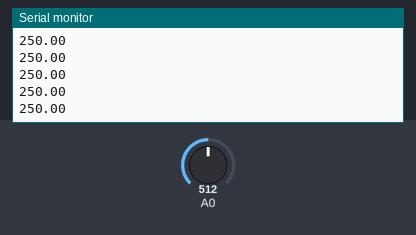
This sketch was run on a simulated Arduino Uno, built with avr-gcc and run on an emulated ATmega328P. Parts: the last lines printed to the serial monitor. Inputs (shaded band) come from the test bench; at power-on: A0 = 512.

Above: at 1.2 s.
1.3 s: A0 set to 716
At 1.9 s:
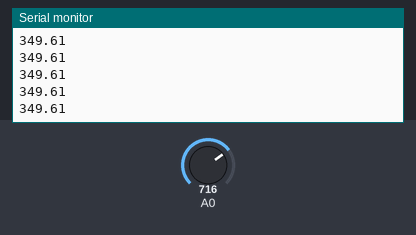
2.8 s: A0 set to 900
At 3.5 s:
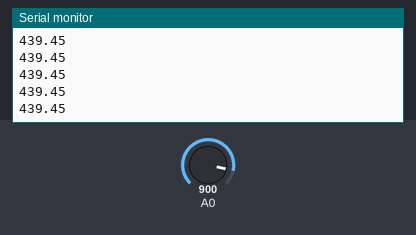
Timing chart, 0 to 5.8 s (numbered marks = the images above; inputs shaded):
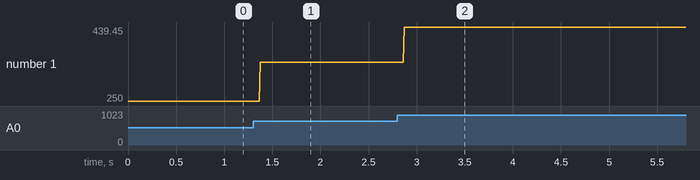

The sketch:

Temperature_sensor.ino
```cpp
void setup() {
  Serial.begin (9600);  // Open USB port
}

void loop() {
  // put your main code here, to run repeatedly:
  float temp = 0;
  temp = (5.0*analogRead(0) *100.0) / 1024 ;/*Equation to approximately convert analog reading into actual Temperature*/
  Serial.println(temp); //Print temp to serial monitor
}
```

Measured:
- after the input at 1.3 s, the serial monitor: prints a new line after 0.07 s (image 1)
- after the input at 2.8 s, the serial monitor: prints a new line after 0.07 s (image 2)
- plotted number 1: 250 → 349.61 after the input at 1.3 s, 349.61 → 439.45 after the input at 2.8 s
